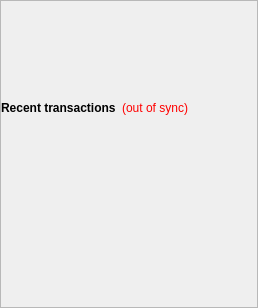
        <widget class="QFrame" name="frame_2">
         <property name="sizePolicy">
          <sizepolicy hsizetype="Preferred" vsizetype="Maximum">
           <horstretch>0</horstretch>
           <verstretch>0</verstretch>
          </sizepolicy>
         </property>
         <property name="frameShape">
          <enum>QFrame::StyledPanel</enum>
         </property>
         <property name="frameShadow">
          <enum>QFrame::Raised</enum>
         </property>
         <layout class="QVBoxLayout" name="verticalLayout">
          <property name="spacing">
           <number>0</number>
          </property>
          <property name="leftMargin">
           <number>0</number>
          </property>
          <property name="topMargin">
           <number>0</number>
          </property>
          <property name="rightMargin">
           <number>0</number>
          </property>
          <property name="bottomMargin">
           <number>0</number>
          </property>
          <item>
           <widget class="QLabel" name="labelLogo">
            <property name="minimumSize">
             <size>
              <width>0</width>
              <height>80</height>
             </size>
            </property>
            <property name="maximumSize">
             <size>
              <width>16777215</width>
              <height>80</height>
             </size>
            </property>
            <property name="text">
             <string/>
            </property>
           </widget>
          </item>
          <item>
           <spacer name="verticalSpacer_3">
            <property name="orientation">
             <enum>Qt::Vertical</enum>
            </property>
            <property name="sizeType">
             <enum>QSizePolicy::Fixed</enum>
            </property>
            <property name="sizeHint" stdset="0">
             <size>
              <width>20</width>
              <height>20</height>
             </size>
            </property>
           </spacer>
          </item>
          <item>
           <widget class="QWidget" name="widgetTransactionsTytle" native="true">
            <layout class="QHBoxLayout" name="horizontalLayout_2">
             <property name="leftMargin">
              <number>0</number>
             </property>
             <property name="topMargin">
              <number>0</number>
             </property>
             <property name="rightMargin">
              <number>0</number>
             </property>
             <property name="bottomMargin">
              <number>0</number>
             </property>
             <item>
              <widget class="QLabel" name="label_4">
               <property name="font">
                <font>
                 <weight>75</weight>
                 <bold>true</bold>
                </font>
               </property>
               <property name="text">
                <string>Recent transactions</string>
               </property>
              </widget>
             </item>
             <item>
              <widget class="QLabel" name="labelTransactionsStatus">
               <property name="cursor">
                <cursorShape>WhatsThisCursor</cursorShape>
               </property>
               <property name="toolTip">
                <string>The displayed information may be out of date. Your wallet automatically synchronizes with the CSEO network after a connection is established, but this process has not completed yet.</string>
               </property>
               <property name="styleSheet">
                <string notr="true">QLabel { color: red; }</string>
               </property>
               <property name="text">
                <string notr="true">(out of sync)</string>
               </property>
               <property name="alignment">
                <set>Qt::AlignRight|Qt::AlignTrailing|Qt::AlignVCenter</set>
               </property>
              </widget>
             </item>
             <item>
              <spacer name="horizontalSpacer">
               <property name="orientation">
                <enum>Qt::Horizontal</enum>
               </property>
               <property name="sizeHint" stdset="0">
                <size>
                 <width>40</width>
                 <height>10</height>
                </size>
               </property>
              </spacer>
             </item>
            </layout>
           </widget>
          </item>
          <item>
           <widget class="CustomList" name="listTransactions">
            <property name="sizePolicy">
             <sizepolicy hsizetype="Expanding" vsizetype="Preferred">
              <horstretch>0</horstretch>
              <verstretch>0</verstretch>
             </sizepolicy>
            </property>
            <property name="styleSheet">
             <string notr="true">QListView { background: transparent; }</string>
            </property>
            <property name="frameShape">
             <enum>QFrame::NoFrame</enum>
            </property>
            <property name="lineWidth">
             <number>1</number>
            </property>
            <property name="midLineWidth">
             <number>0</number>
            </property>
            <property name="verticalScrollBarPolicy">
             <enum>Qt::ScrollBarAlwaysOff</enum>
            </property>
            <property name="horizontalScrollBarPolicy">
             <enum>Qt::ScrollBarAlwaysOff</enum>
            </property>
            <property name="selectionMode">
             <enum>QAbstractItemView::NoSelection</enum>
            </property>
           </widget>
          </item>
         </layout>
        </widget>
